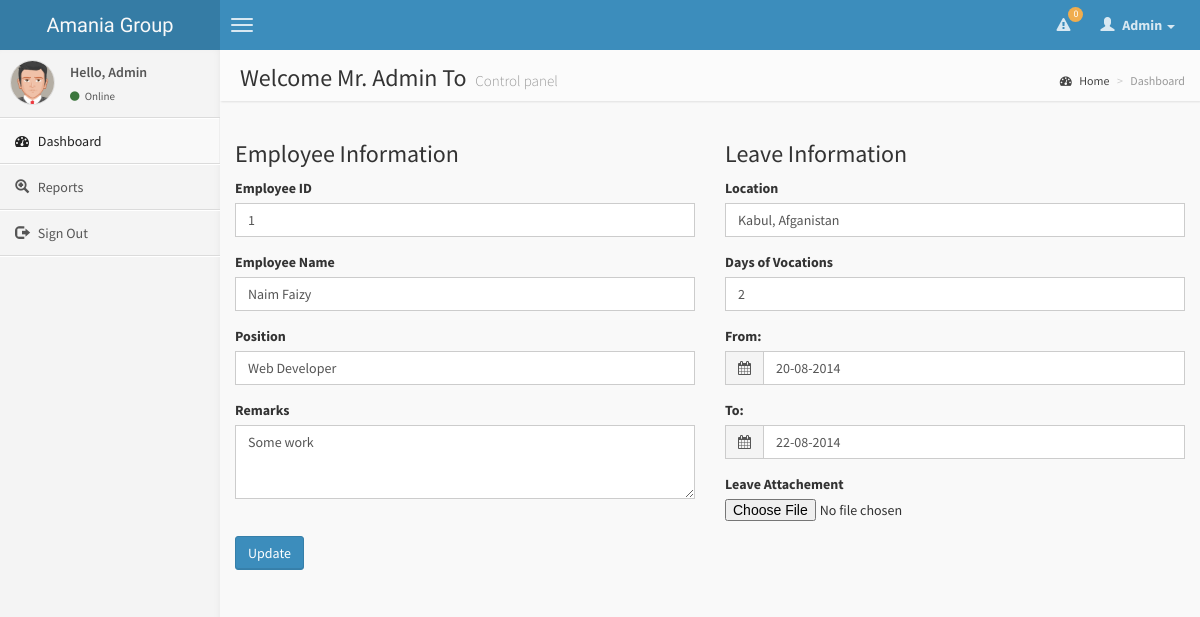
Screenshot of /update.php?id=4 (signed in) with the database file from the repository.
### tables this page shows
CREATE TABLE IF NOT EXISTS `leave_record` (
  `Leave_Form_ID` int(20) NOT NULL AUTO_INCREMENT,
  `Emp_ID` int(20) NOT NULL,
  `Emp_Name` varchar(50) NOT NULL,
  `Position` varchar(50) NOT NULL,
  `Location` varchar(100) NOT NULL,
  `Remarks` varchar(500) NOT NULL,
  `Days_of_Vacation` int(10) NOT NULL,
  `Leave_Attachements` varchar(100) NOT NULL,
  `Date_From` varchar(50) NOT NULL,
  `Date_To` varchar(50) NOT NULL,
  `Current_Date` varchar(50) NOT NULL,
  PRIMARY KEY (`Leave_Form_ID`)
);

### update.php (the view, shortened to what this page needs)
<?php
	include("connection.php");
?>
<!DOCTYPE html>
<html>
    <head>
        <link href="css/bootstrap.min.css" rel="stylesheet" type="text/css" />
        <link href="css/font-awesome.min.css" rel="stylesheet" type="text/css" />
        <link href="css/ionicons.min.css" rel="stylesheet" type="text/css" />
        <link href="css/AdminLTE.css" rel="stylesheet" type="text/css" />
		<link rel="stylesheet" type="text/css" href="css/datepicker3.css">
    </head>
    <body class="skin-blue">
        <header class="header">
			<?php include("includes/header.php"); ?>
        </header>
        <div class="wrapper row-offcanvas row-offcanvas-left">
            <aside class="left-side sidebar-offcanvas">
                <section class="sidebar">
                    <div class="user-panel">
                        <div class="pull-left image">
                            <img src="img/avatar5.png" class="img-circle" alt="User Image" />
                        </div>
                        <div class="pull-left info">
                            <p>Hello, <?php echo $_SESSION['username']; ?></p>
                            <a href="#"><i class="fa fa-circle text-success"></i> Online</a>
                        </div>
                    </div>
                    <ul class="sidebar-menu">
                        <?php include("includes/menu.php"); ?>
                  </ul>
                </section>
            </aside>
            <aside class="right-side">
                <section class="content-header">
                    <h1>
                        Welcome Mr. <?php echo $_SESSION['username']; ?> To
                      <small>Control panel</small>
                    </h1>
                    <ol class="breadcrumb">
                        <li><a href="#"><i class="fa fa-dashboard"></i> Home</a></li>
                        <li class="active">Dashboard</li>
                    </ol>
                </section>
                <section class="content">
                <div class="row">
				<?php
					if(isset($_GET['id']) != Null) {
						$ID = $_GET['id'];
						$Select_Query = "SELECT * FROM leave_record WHERE Leave_Form_ID = '$ID' LIMIT 1";
						$rows = mysqli_query($con, $Select_Query);
						$result = mysqli_fetch_assoc($rows);
					}
				?>
                <form action="update.php" method="post">
                <div class="col-md-6">
                <div class="box-header">
                <h3 class="box-title">Employee Information</h3>
                </div>
				<div class="box-body">
                    <div class="form-group">
                    <label for="employeeID">Employee ID</label>
                    <input name="employeeID" id="employeeID" class="form-control" type="text" placeholder="Enter Employee ID" value="<?php echo $result["Emp_ID"]; ?>">
                    </div>
                    <div class="form-group">
                    <label for="employeeName">Employee Name</label>
                    <input name="employeeName" id="employeeName" class="form-control" type="text" placeholder="Enter Employee Name" value="<?php echo $result["Emp_Name"]; ?>">
                    </div>
                    <div class="form-group">
                    <label for="position">Position</label>
                    <input name="position" id="position" class="form-control" type="text" placeholder="Enter Employee Position" value="<?php echo $result["Position"]; ?>">
                    </div>
                    <div class="form-group">
                    <label>Remarks</label>
                    <textarea name="Remarks" id="Remarks" class="form-control" placeholder="Enter ..." rows="3"><?php echo $result["Remarks"]; ?></textarea>
                    </div>
                </div>
                </div>
                <div class="col-md-6">
                <div class="box-header">
                <h3 class="box-title">Leave Information</h3>
                </div>
                <div class="box-body">
                    <div class="form-group">
                    <label for="location">Location</label>
                    <input name="location" id="location" class="form-control" type="text" placeholder="Enter Location" value="<?php echo $result["Location"]; ?>">
                    </div>
                    <div class="form-group">
                    <label for="vocations">Days of Vocations</label>
                    <input  name="vocations" id="vocations" class="form-control" type="text" placeholder="Enter Amount of Days" value="<?php echo $result["Days_of_Vacation"]; ?>">
                    </div>
                    <div class="form-group">
                    <label>From:</label>
                    <div class="input-group">
                    <div class="input-group-addon">
                    <i class="fa fa-calendar"></i>
                    </div>
                    <input name="From" id="From" class="form-control pull-right Date" type="text" value="<?php echo $result["Date_From"]; ?>">
                    </div>
                    </div>
                    <div class="form-group">
                    <label>To:</label>
                    <div class="input-group">
                    <div class="input-group-addon">
                    <i class="fa fa-calendar"></i>
                    </div>
                    <input name="To" id="To" class="form-control pull-right Date" type="text" value="<?php echo $result["Date_To"]; ?>">
                    </div>
                    </div>
                    <div class="form-group">
                    <label for="attachement">Leave Attachement</label>
                    <input name="attachement" id="attachement" type="file">
                    </div>
                </div>
                </div>
				<div class="col-md-6">
				<div class="box-footer">
                <input class="btn btn-primary" type="submit" name="formSubmit" id="submit" value="Update" />
                </div>
                </div>
                 </form></div>
                </section>
            </aside>
        </div>
    </body>
</html>

### rows the page displays
leave_record: employeeID "1", employeeName "Naim Faizy", position "Web Developer", Remarks "Some work", location "Kabul, Afganistan", vocations "2", From "20-08-2014", To "22-08-2014"

### other values shown
$numRows "0"
$_SESSION['username'] "Admin"
